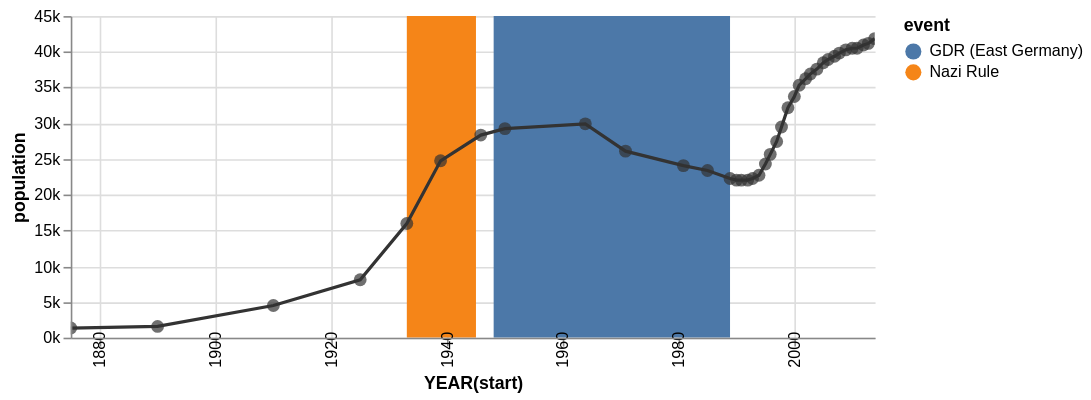

Express this chart as Vega-Lite.
### Vega specification from a JSON file in a GitHub repository (floating-point values rounded to 4 significant figures)
{"$schema": "http://vega.github.io/schema/vega/v3.0.json", "description": "The population of the German city of Falkensee over time", "autosize": "pad", "padding": 5, "encode": {"update": {"fill": {"value": "transparent"}}}, "data": [{"name": "source_0", "values": [{"year": "1875", "population": 1309}, {"year": "1890", "population": 1558}, {"year": "1910", "population": 4512}, {"year": "1925", "population": 8180}, {"year": "1933", "population": 15915}, {"year": "1939", "population": 24824}, {"year": "1946", "population": 28275}, {"year": "1950", "population": 29189}, {"year": "1964", "population": 29881}, {"year": "1971", "population": 26007}, {"year": "1981", "population": 24029}, {"year": "1985", "population": 23340}, {"year": "1989", "population": 22307}, {"year": "1990", "population": 22087}, {"year": "1991", "population": 22139}, {"year": "1992", "population": 22105}, {"year": "1993", "population": 22242}, {"year": "1994", "population": 22801}, {"year": "1995", "population": 24273}, {"year": "1996", "population": 25640}, {"year": "1997", "population": 27393}, {"year": "1998", "population": 29505}, {"year": "1999", "population": 32124}, {"year": "2000", "population": 33791}, {"year": "2001", "population": 35297}, {"year": "2002", "population": 36179}, {"year": "2003", "population": 36829}, {"year": "2004", "population": 37493}, {"year": "2005", "population": 38376}, {"year": "2006", "population": 39008}, {"year": "2007", "population": 39366}, {"year": "2008", "population": 39821}, {"year": "2009", "population": 40179}, {"year": "2010", "population": 40511}, {"year": "2011", "population": 40465}, {"year": "2012", "population": 40905}, {"year": "2013", "population": 41258}, {"year": "2014", "population": 41777}]}, {"name": "source_1", "values": [{"start": "1933", "end": "1945", "event": "Nazi Rule"}, {"start": "1948", "end": "1989", "event": "GDR (East Germany)"}]}, {"name": "data_0", "source": "source_0", "transform": [{"type": "formula", "expr": "timeParse(datum[\"year\"],'%Y')", "as": "year"}]}, {"name": "data_1", "source": "data_0", "transform": [{"type": "formula", "expr": "toDate(datum[\"year\"])", "as": "year"}, {"type": "formula", "expr": "toNumber(datum[\"population\"])", "as": "population"}, {"type": "filter", "expr": "datum[\"year\"] !== null && !isNaN(datum[\"year\"]) && datum[\"population\"] !== null && !isNaN(datum[\"population\"])"}, {"type": "formula", "as": "year_year", "expr": "datetime(year(datum[\"year\"]), 0, 1, 0, 0, 0, 0)"}, {"type": "collect", "sort": {"field": "year_year", "order": "descending"}}]}, {"name": "data_2", "source": "data_0", "transform": [{"type": "formula", "expr": "toDate(datum[\"year\"])", "as": "year"}, {"type": "formula", "expr": "toNumber(datum[\"population\"])", "as": "population"}, {"type": "filter", "expr": "datum[\"year\"] !== null && !isNaN(datum[\"year\"]) && datum[\"population\"] !== null && !isNaN(datum[\"population\"])"}, {"type": "formula", "as": "year_year", "expr": "datetime(year(datum[\"year\"]), 0, 1, 0, 0, 0, 0)"}]}, {"name": "data_3", "source": "source_1", "transform": [{"type": "formula", "expr": "timeParse(datum[\"start\"],'%Y')", "as": "start"}, {"type": "formula", "expr": "timeParse(datum[\"end\"],'%Y')", "as": "end"}, {"type": "filter", "expr": "datum[\"start\"] !== null && !isNaN(datum[\"start\"]) && datum[\"end\"] !== null && !isNaN(datum[\"end\"])"}, {"type": "formula", "as": "year_start", "expr": "datetime(year(datum[\"start\"]), 0, 1, 0, 0, 0, 0)"}, {"type": "formula", "as": "year_end", "expr": "datetime(year(datum[\"end\"]), 0, 1, 0, 0, 0, 0)"}]}], "signals": [{"name": "width", "update": "max(layer_0_width, layer_1_width)"}, {"name": "height", "update": "max(layer_0_height, layer_1_height)"}, {"name": "layer_0_width", "update": "500"}, {"name": "layer_0_height", "update": "21"}, {"name": "layer_1_width", "update": "max(layer_1_layer_0_width, layer_1_layer_1_width)"}, {"name": "layer_1_height", "update": "max(layer_1_layer_0_height, layer_1_layer_1_height)"}, {"name": "layer_1_layer_0_width", "update": "500"}, {"name": "layer_1_layer_0_height", "update": "200"}, {"name": "layer_1_layer_1_width", "update": "500"}, {"name": "layer_1_layer_1_height", "update": "200"}], "marks": [{"name": "layer_0_marks", "type": "rect", "from": {"data": "data_3"}, "encode": {"update": {"x": {"scale": "x", "field": "year_start"}, "x2": {"scale": "x", "field": "year_end"}, "y": {"value": 0}, "y2": {"field": {"group": "height"}}, "fill": {"scale": "color", "field": "event"}}}, "clip": true}, {"name": "layer_1_layer_0_marks", "type": "line", "from": {"data": "data_1"}, "encode": {"update": {"x": {"scale": "x", "field": "year_year"}, "y": {"scale": "y", "field": "population"}, "stroke": {"value": "#333"}}}, "clip": true}, {"name": "layer_1_layer_1_marks", "type": "symbol", "role": "pointOverlay", "from": {"data": "data_2"}, "encode": {"update": {"x": {"scale": "x", "field": "year_year"}, "y": {"scale": "y", "field": "population"}, "fill": {"value": "#333"}, "opacity": {"value": 0.7}}}, "clip": true}], "scales": [{"name": "x", "type": "time", "domain": {"fields": [{"data": "data_3", "field": "year_start"}, {"data": "data_3", "field": "year_end"}, {"data": "data_1", "field": "year_year"}, {"data": "data_2", "field": "year_year"}], "sort": true}, "range": [0, 500], "round": true, "nice": "year"}, {"name": "color", "type": "ordinal", "domain": {"data": "data_3", "field": "event", "sort": true}, "range": "category"}, {"name": "y", "type": "linear", "domain": {"fields": [{"data": "data_1", "field": "population"}, {"data": "data_2", "field": "population"}], "sort": true}, "range": [200, 0], "round": true, "nice": true, "zero": true}], "axes": [{"scale": "x", "orient": "bottom", "tickCount": 5, "title": "YEAR(start)", "zindex": 1, "encode": {"labels": {"update": {"text": {"signal": "timeFormat(datum.value, '%Y')"}, "angle": {"value": 270}, "baseline": {"value": "middle"}}}}}, {"scale": "x", "domain": false, "grid": true, "labels": false, "orient": "bottom", "tickCount": 5, "ticks": false, "zindex": 0}, {"scale": "y", "format": "s", "orient": "left", "title": "population", "zindex": 1}, {"scale": "y", "domain": false, "format": "s", "grid": true, "labels": false, "orient": "left", "ticks": false, "zindex": 0, "gridScale": "x"}], "legends": [{"fill": "color", "title": "event"}]}
